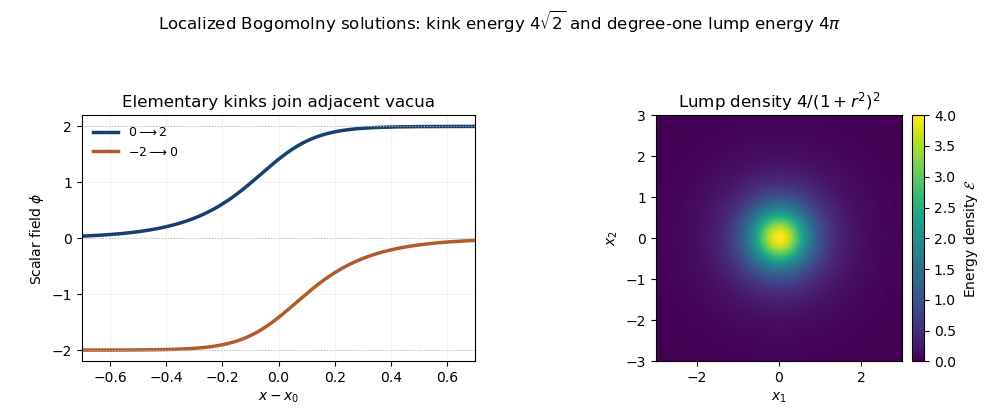

This figure's Python source:
"""Scalar kink profiles and degree-one sigma-model lump energy.

Python 3.14, NumPy 2.3 and Matplotlib 3.10. Emit the PNG basename to the
caller's working directory, honoring caller-supplied MPLCONFIGDIR.
"""
import matplotlib
matplotlib.use("Agg")
import matplotlib.pyplot as plt
import numpy as np

x = np.linspace(-0.7, 0.7, 1001)
positive = 2 / np.sqrt(1 + np.exp(-8 * np.sqrt(2) * x))
negative = -2 / np.sqrt(1 + np.exp(8 * np.sqrt(2) * x))
u = np.linspace(-3, 3, 401)
xx, yy = np.meshgrid(u, u)
energy = 4 / (1 + xx**2 + yy**2)**2

fig, axes = plt.subplots(1, 2, figsize=(10, 4.2), dpi=100, facecolor="white")
axes[0].plot(x, positive, color="#173f70", lw=2.5, label=r"$0\longrightarrow2$")
axes[0].plot(x, negative, color="#b25b2a", lw=2.5, label=r"$-2\longrightarrow0$")
for vacuum in [-2, 0, 2]:
    axes[0].axhline(vacuum, color="#bbbbbb", lw=0.8, ls=":")
axes[0].set(xlabel=r"$x-x_0$", ylabel=r"Scalar field $\phi$",
            ylim=(-2.2, 2.2), xlim=(-0.7, 0.7), title="Elementary kinks join adjacent vacua")
axes[0].legend(frameon=False, fontsize=9)
axes[0].grid(alpha=0.15)
im = axes[1].imshow(energy, origin="lower", extent=(-3, 3, -3, 3),
                    cmap="viridis", vmin=0, vmax=4)
axes[1].set(xlabel=r"$x_1$", ylabel=r"$x_2$", title=r"Lump density $4/(1+r^2)^2$")
fig.colorbar(im, ax=axes[1], fraction=0.045, pad=0.025, label=r"Energy density $\mathcal{E}$")
fig.suptitle(r"Localized Bogomolny solutions: kink energy $4\sqrt{2}$ and degree-one lump energy $4\pi$",
             fontsize=12)
for ax in axes:
    ax.set_facecolor("white")
fig.tight_layout(rect=(0, 0, 1, 0.92))
fig.savefig("paper-56-kink-and-lump.png", facecolor="white", transparent=False)
plt.close(fig)
